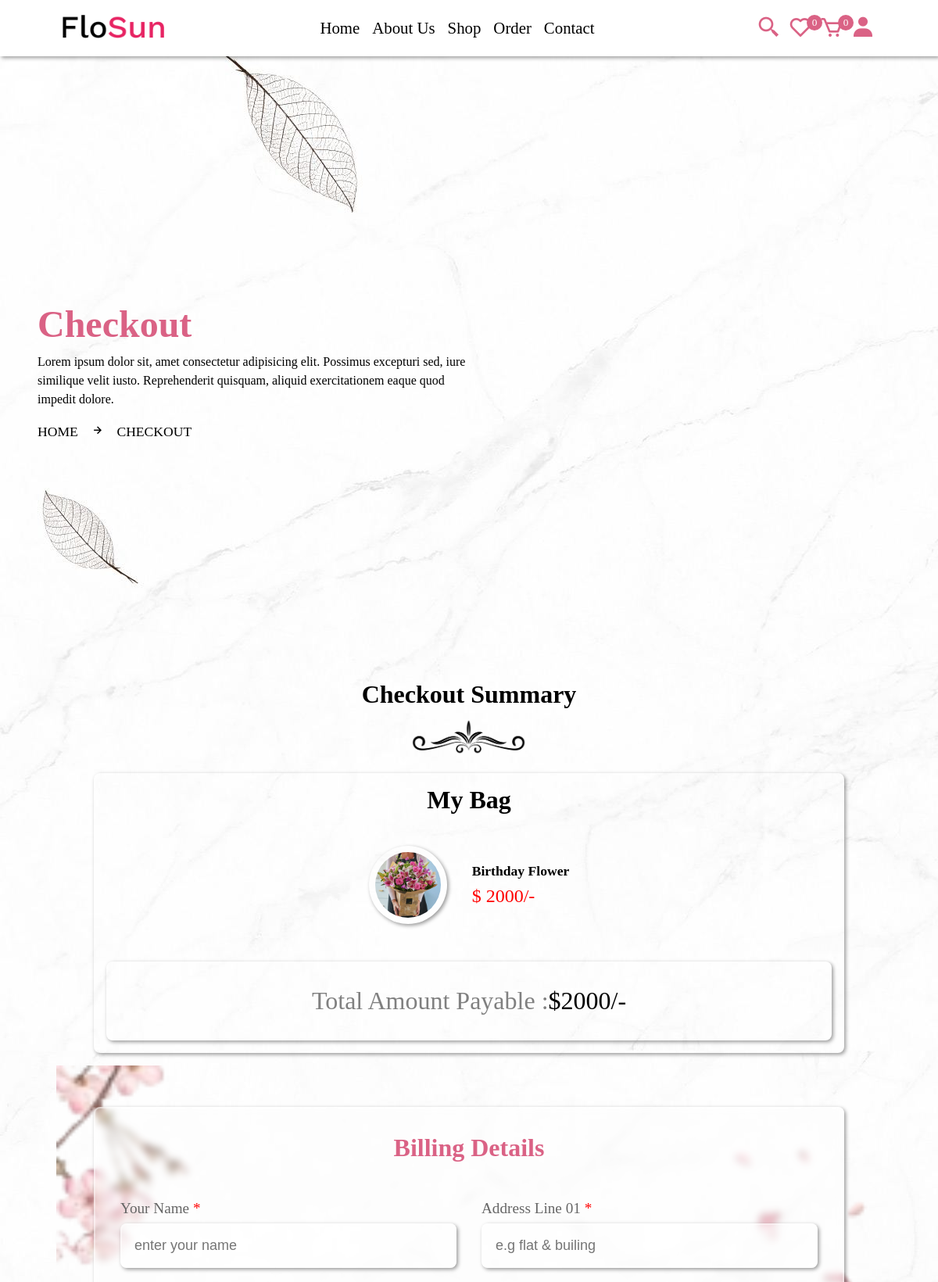
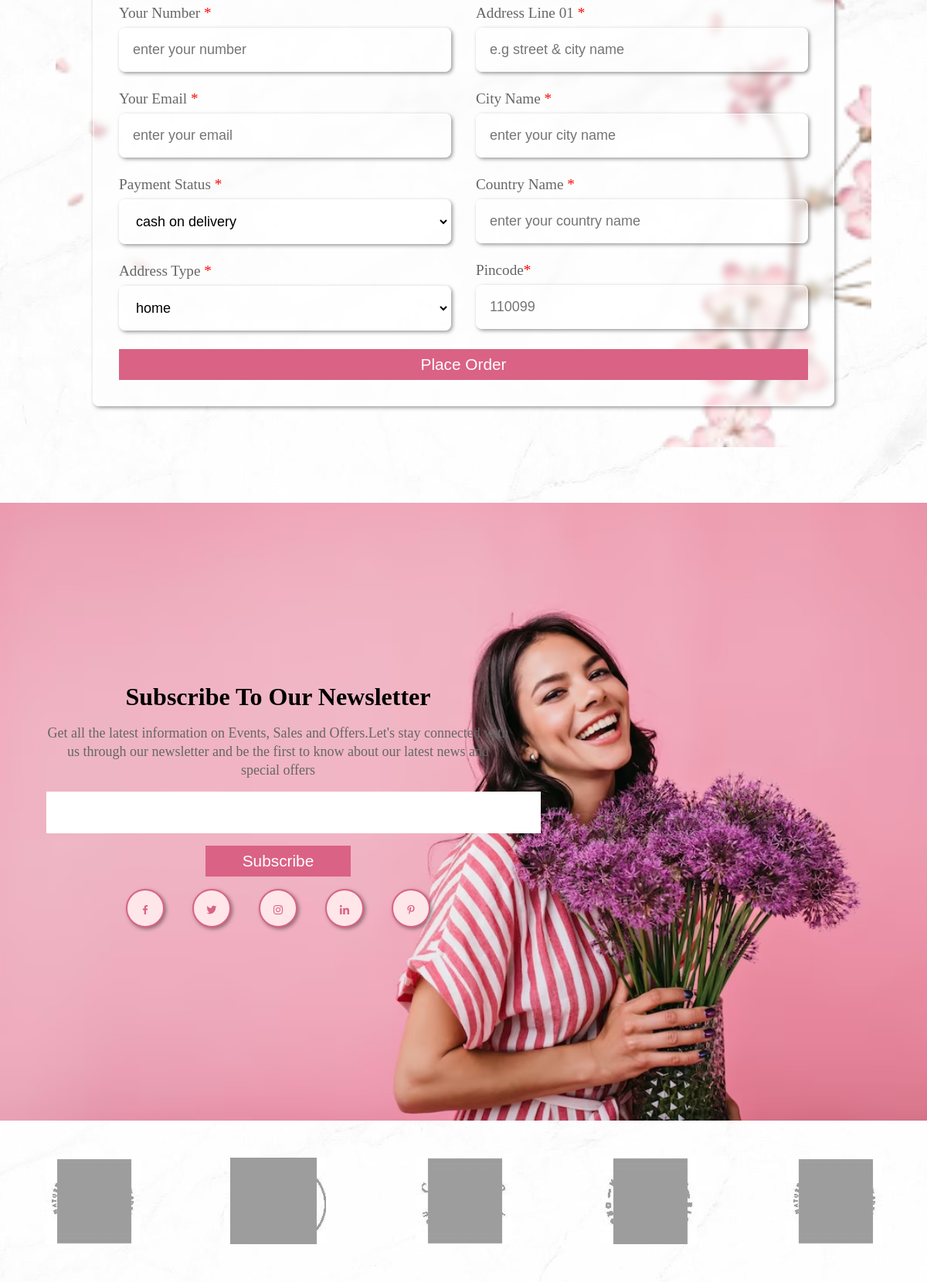
The page /checkout.php?get_id=pT87C2JdET38gMLcYxvn (upper part) on the database its author committed (2 pictures, top to bottom).
### tables this page shows
CREATE TABLE `products` (
  `id` varchar(20) NOT NULL,
  `seller_id` varchar(20) NOT NULL,
  `name` varchar(20) NOT NULL,
  `price` int(50) NOT NULL,
  `image` varchar(255) NOT NULL,
  `stock` varchar(500) NOT NULL,
  `product_detail` varchar(1000) NOT NULL,
  `status` varchar(100) NOT NULL
);

### checkout.php (the view, shortened to what this page needs)
 <?php
    include 'components/connect.php';
?>
<!DOCTYPE html>
<html lang="en">
<head>
    <link href='https://unpkg.com/boxicons@2.1.4/css/boxicons.min.css' rel='stylesheet'>
    <link rel="stylesheet" href="css/user_style.css?v=<?php echo time(); ?>">
</head>
<body>
    <?php include 'components/user_header.php'; ?>
    <div class="banner">
        <div class="detail">
            <h1>checkout</h1>
            <p>Lorem ipsum dolor sit, amet consectetur adipisicing elit. Possimus excepturi sed, iure similique velit iusto. Reprehenderit quisquam, aliquid exercitationem eaque quod impedit dolore.</p>
            <span><a href="home.php">home</a><i class="bx bx-right-arrow-alt"></i>checkout</span>
        </div>
    </div>
    <section class="checkout">
        <div class="heading">
            <h1>checkout summary</h1>
            <img src="image/separator.png">
        </div>
        <div class="row">
            <div class="form-container">
                <form action="" method="post" class="register">
                    <h3>billing details</h3>
                    <div class="flex">
                        <div class="col">
                            <div class="input-field">
                                <p>your name <span>*</span></p>
                                <input type="text" name="name" placeholder="enter your name" required maxlength="50" class="box">
                            </div>
                            <div class="input-field">
                                <p>your number <span>*</span></p>
                                <input type="number" name="number" placeholder="enter your number" required maxlength="50" class="box">
                            </div>
                            <div class="input-field">
                                <p>your email <span>*</span></p>
                                <input type="email" name="email" placeholder="enter your email" required maxlength="50" class="box">
                            </div>
                            <div class="input-field">
                                <p>payment status <span>*</span></p>
                                <select name="method" class="box">
                                    <option value="cash on delivery">cash on delivery</option>
                                </select>
                            </div>
                            <div class="input-field">
                                <p>address type <span>*</span></p>
                                <select name="address_type" class="box">
                                    <option value="home">home</option>
                                </select>
                            </div>
                        </div>
                        <div class="col">
                            <div class="input-field">
                                <p>address line 01 <span>*</span></p>
                                <input type="text" name="flat" placeholder="e.g flat & builing" required maxlength="50" class="box">
                            </div>
                            <div class="input-field">
                                <p>address line 01 <span>*</span></p>
                                <input type="text" name="street" placeholder="e.g street & city name" required maxlength="50" class="box">
                            </div>
                            <div class="input-field">
                                <p>city name <span>*</span></p>
                                <input type="text" name="city" placeholder="enter your city name" required maxlength="50" class="box">
                            </div>
                            <div class="input-field">
                                <p>country name <span>*</span></p>
                                <input type="text" name="country" placeholder="enter your country name" required maxlength="50" class="box">
                            </div>
                            <div class="input-field">
                                <p>pincode<span>*</span></p>
                                <input type="number" name="pin" placeholder="110099" required maxlength="6" class="box">
                            </div>
                        </div>
                    </div>
                    <button type="submit" name="place_order" class="btn">place order</button>
                </form>
            </div>
            <div class="summary">
                <h3>my bag</h3>
                <div class="box-container">
                    <?php
                        $grand_total = 0;
                        if (isset($_GET['get_id'])) {
                            $select_get = $conn->prepare("SELECT * FROM `products` WHERE id = ?");
                            $select_get->execute([$_GET['get_id']]);
                            while ($fetch_get = $select_get->fetch(PDO::FETCH_ASSOC)) {
                                $sub_total = $fetch_get['price'];
                                $grand_total += $sub_total;
                    ?>
                        <div class="flex">
                            <img src="uploaded_files/<?= $fetch_get['image']; ?>">
                            <div>
                                <h3 class="name"><?= $fetch_get['name']; ?></h3>
                                <p class="price">$ <?= $fetch_get['price']; ?>/-</p>
                            </div>
                        </div>
                    <?php
                            }
                        }
                    ?>
                </div>
                <div class="grand-total"><span>total amount payable : </span> $<?= $grand_total; ?>/-</div>
            </div>
        </div>
    </section>
    <?php include 'components/user_footer.php'; ?>
</body>
</html>

### css/user_style.css (style rules this page uses)
* { margin: 0; padding: 0; box-sizing: border-box; outline: none; text-decoration: none; list-style: none; }
:root { --main-color: #da6285; --pink-color: #ff8e9d; --pink-opacity: #ffe6e9; --white-alfa-40: rgba(255, 255, 255, 0.40); --white-alfa-25: rgba(255, 255, 255, 0.25); --backdrop-filter: blur(5px); --padding: 5vh 15px; --box-shadow: 2px 2px 5px rgba(0, 0, 0, 0.40); }
body { background-image: url('../image/body.jpg'); }
html { scroll-behavior: smooth; }
button, input { border: none; }
.btn { display: inline-block; padding: .5rem 3rem; margin-top: 1rem; background-color: var(--main-color); color: #fff; cursor: pointer; text-align: center; position: relative; z-index: 100; font-size: 1.3rem; text-transform: capitalize; }
.btn::before { position: absolute; content: ''; width: 0%; height: 100%; background-color: #000; left: 0; top: 0; transition: .5s; z-index: -10; }
.box-container { display: grid; grid-template-columns: repeat(auto-fit, minmax(30rem, 1fr)); align-items: center; justify-content: center; }
.heading { text-align: center; line-height: 1.5; }
.heading h1 { font-size: 2rem; text-transform: capitalize; }
.heading img { margin-top: .5rem; width: 150px!important; }
section { padding: 6%; }
.banner { margin-top: 5rem; width: 100%; height: 80vh; display: flex; align-items: center; background-position: center; background-size: cover; animation: banner 2s infinite alternate; justify-content: flex-start; }
.banner .detail { padding-left: 4%; line-height: 1.5; max-width: 50vw; }
.banner .detail p { font-size: 16px; margin-bottom: 1rem; }
.banner .detail span { text-transform: uppercase; font-size: 1.1rem; margin-top: 1rem; }
.banner .detail a { color: #000; }
.banner .detail span i { margin: 0 1rem; }
.banner h1 { font-size: 3rem; color: var(--main-color); text-transform: capitalize; }
.form-container { background-image: url('../image/p.png'); background-size: cover; background-repeat: no-repeat; background-position: center; display: flex; justify-content: center; align-items: center; min-height: 100vh; position: relative; padding: 5% 0; }
.form-container form { background-color: var(--white-alfa-25); border: 2px solid var(--white-alfa-40); backdrop-filter: var(--backdrop-filter); box-shadow: var(--box-shadow); border-radius: .5rem; padding: 2rem; }
.form-container .register { width: 60rem; }
.form-container form h3 { text-align: center; font-size: 2rem; margin-bottom: 1rem; color: var(--main-color); text-transform: capitalize; font-weight: bold; }
.form-container form p { padding-top: 1rem; font-size: 1.2rem; color: #666; text-transform: capitalize; }
.form-container form p span { color: red; }
.form-container form .box { background-color: var(--white-alfa-25); border: 2px solid var(--white-alfa-40); backdrop-filter: var(--backdrop-filter); box-shadow: var(--box-shadow); width: 100%; border-radius: .5rem; margin: .5rem 0; padding: 1rem; font-size: 18px; }
.form-container .flex { display: flex; gap: 2rem; }
.form-container .flex .col { flex: 1 1 25rem; }
.form-container .btn { width: 100%; font-size: 1.3rem; }
.checkout .row { display: flex; flex-direction: column; flex-flow: column-reverse; }
.checkout .summary { width: 60rem; padding: 1rem; margin: 1rem auto; box-shadow: var(--box-shadow); border-radius: .5rem; }
.checkout h3 { font-size: 2rem; padding-bottom: 1rem; text-transform: capitalize; text-align: center; }
.checkout .summary .box-container { grid-template-columns: repeat(auto-fit, minmax(20rem, 1fr)); }
.checkout .summary .flex { display: flex; align-items: center; justify-content: center; padding: 1rem 0; margin: .5rem; }
.checkout .summary .flex img { box-shadow: var(--box-shadow); border-radius: 50%; width: 100px; height: 100px; padding: .5rem; margin-right: 2rem; }
.checkout .summary .flex .name { font-size: 1.1rem; padding-bottom: .5rem; text-transform: capitalize; }
.checkout .summary .price { font-size: 1.5rem; color: red; }
.summary .grand-total { box-shadow: var(--box-shadow); border-radius: .5rem; padding: 2rem; display: flex; justify-content: center; align-items: center; flex-wrap: wrap; font-size: 2rem; margin-top: 1.5rem; text-transform: capitalize; }
.summary .grand-total span { color: gray; }

### rows shown on the page
products: image (picture), name "Birthday Flower", price "2000"

### other values the page prints
$total_wishlist_item "0"
$total_cart_item "0"
$grand_total "2000"
